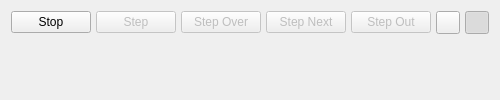
      <widget class="QWidget" name="debugControlWidget">
       <attribute name="icon">
        <iconset resource="resources.qrc">
         <normaloff>:/icons/resources/icons/debug_control.png</normaloff>:/icons/resources/icons/debug_control.png</iconset>
       </attribute>
       <attribute name="title">
        <string>Debug Control</string>
       </attribute>
       <layout class="QVBoxLayout" name="verticalLayout_21">
        <item>
         <layout class="QHBoxLayout" name="horizontalLayout_4">
          <property name="spacing">
           <number>5</number>
          </property>
          <item>
           <spacer name="horizontalSpacer_9">
            <property name="orientation">
             <enum>Qt::Horizontal</enum>
            </property>
            <property name="sizeType">
             <enum>QSizePolicy::Expanding</enum>
            </property>
            <property name="sizeHint" stdset="0">
             <size>
              <width>0</width>
              <height>20</height>
             </size>
            </property>
           </spacer>
          </item>
          <item>
           <widget class="QPushButton" name="buttonRun">
            <property name="sizePolicy">
             <sizepolicy hsizetype="MinimumExpanding" vsizetype="Maximum">
              <horstretch>0</horstretch>
              <verstretch>0</verstretch>
             </sizepolicy>
            </property>
            <property name="focusPolicy">
             <enum>Qt::NoFocus</enum>
            </property>
            <property name="text">
             <string>Stop</string>
            </property>
            <property name="icon">
             <iconset resource="resources.qrc">
              <normaloff>:/icons/resources/icons/stop.png</normaloff>:/icons/resources/icons/stop.png</iconset>
            </property>
           </widget>
          </item>
          <item>
           <widget class="QPushButton" name="buttonStepIn">
            <property name="enabled">
             <bool>false</bool>
            </property>
            <property name="sizePolicy">
             <sizepolicy hsizetype="MinimumExpanding" vsizetype="Maximum">
              <horstretch>0</horstretch>
              <verstretch>0</verstretch>
             </sizepolicy>
            </property>
            <property name="focusPolicy">
             <enum>Qt::NoFocus</enum>
            </property>
            <property name="text">
             <string>Step</string>
            </property>
            <property name="icon">
             <iconset resource="resources.qrc">
              <normaloff>:/icons/resources/icons/stepin.png</normaloff>:/icons/resources/icons/stepin.png</iconset>
            </property>
           </widget>
          </item>
          <item>
           <widget class="QPushButton" name="buttonStepOver">
            <property name="enabled">
             <bool>false</bool>
            </property>
            <property name="sizePolicy">
             <sizepolicy hsizetype="MinimumExpanding" vsizetype="Maximum">
              <horstretch>0</horstretch>
              <verstretch>0</verstretch>
             </sizepolicy>
            </property>
            <property name="focusPolicy">
             <enum>Qt::NoFocus</enum>
            </property>
            <property name="text">
             <string>Step Over</string>
            </property>
            <property name="icon">
             <iconset resource="resources.qrc">
              <normaloff>:/icons/resources/icons/stepover.png</normaloff>:/icons/resources/icons/stepover.png</iconset>
            </property>
           </widget>
          </item>
          <item>
           <widget class="QPushButton" name="buttonStepNext">
            <property name="enabled">
             <bool>false</bool>
            </property>
            <property name="sizePolicy">
             <sizepolicy hsizetype="MinimumExpanding" vsizetype="Maximum">
              <horstretch>0</horstretch>
              <verstretch>0</verstretch>
             </sizepolicy>
            </property>
            <property name="focusPolicy">
             <enum>Qt::NoFocus</enum>
            </property>
            <property name="text">
             <string>Step Next</string>
            </property>
            <property name="icon">
             <iconset resource="resources.qrc">
              <normaloff>:/icons/resources/icons/stepnext.png</normaloff>:/icons/resources/icons/stepnext.png</iconset>
            </property>
           </widget>
          </item>
          <item>
           <widget class="QPushButton" name="buttonStepOut">
            <property name="enabled">
             <bool>false</bool>
            </property>
            <property name="sizePolicy">
             <sizepolicy hsizetype="MinimumExpanding" vsizetype="Maximum">
              <horstretch>0</horstretch>
              <verstretch>0</verstretch>
             </sizepolicy>
            </property>
            <property name="focusPolicy">
             <enum>Qt::NoFocus</enum>
            </property>
            <property name="text">
             <string>Step Out</string>
            </property>
            <property name="icon">
             <iconset resource="resources.qrc">
              <normaloff>:/icons/resources/icons/stepout.png</normaloff>:/icons/resources/icons/stepout.png</iconset>
            </property>
           </widget>
          </item>
          <item>
           <widget class="QToolButton" name="buttonToggleBreakpoints">
            <property name="enabled">
             <bool>true</bool>
            </property>
            <property name="sizePolicy">
             <sizepolicy hsizetype="MinimumExpanding" vsizetype="Maximum">
              <horstretch>0</horstretch>
              <verstretch>0</verstretch>
             </sizepolicy>
            </property>
            <property name="text">
             <string/>
            </property>
            <property name="icon">
             <iconset resource="resources.qrc">
              <normaloff>:/icons/resources/icons/bug.png</normaloff>:/icons/resources/icons/bug.png</iconset>
            </property>
            <property name="checkable">
             <bool>true</bool>
            </property>
            <property name="checked">
             <bool>false</bool>
            </property>
            <property name="autoRaise">
             <bool>false</bool>
            </property>
           </widget>
          </item>
          <item>
           <widget class="QToolButton" name="buttonToggleCStepping">
            <property name="enabled">
             <bool>true</bool>
            </property>
            <property name="sizePolicy">
             <sizepolicy hsizetype="MinimumExpanding" vsizetype="Maximum">
              <horstretch>0</horstretch>
              <verstretch>0</verstretch>
             </sizepolicy>
            </property>
            <property name="text">
             <string/>
            </property>
            <property name="icon">
             <iconset resource="resources.qrc">
              <normaloff>:/icons/resources/icons/C.png</normaloff>:/icons/resources/icons/C.png</iconset>
            </property>
            <property name="checkable">
             <bool>true</bool>
            </property>
            <property name="checked">
             <bool>true</bool>
            </property>
            <property name="autoRaise">
             <bool>false</bool>
            </property>
           </widget>
          </item>
          <item>
           <spacer name="horizontalSpacer_10">
            <property name="orientation">
             <enum>Qt::Horizontal</enum>
            </property>
            <property name="sizeType">
             <enum>QSizePolicy::Expanding</enum>
            </property>
            <property name="sizeHint" stdset="0">
             <size>
              <width>0</width>
              <height>20</height>
             </size>
            </property>
           </spacer>
          </item>
         </layout>
        </item>
        <item>
         <spacer name="verticalSpacer_4">
          <property name="orientation">
           <enum>Qt::Vertical</enum>
          </property>
          <property name="sizeHint" stdset="0">
           <size>
            <width>20</width>
            <height>0</height>
           </size>
          </property>
         </spacer>
        </item>
       </layout>
      </widget>
